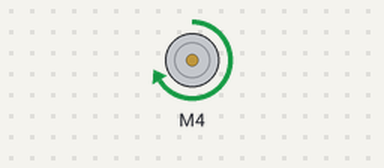
Recording of a sketch running on a simulated Arduino Uno, built with avr-gcc and run on an emulated ATmega328P. Parts: DC motor (green arrow = forward, orange = backward, longer = faster). What the sketch prints to the serial monitor is not drawn.

Above: at 0.05 s.
At 0.7 s:
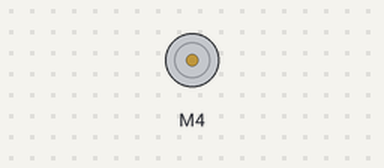
At 2.55 s:
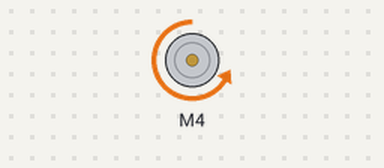
Timing chart, 0 to 3.0 s (numbered marks = the images above):
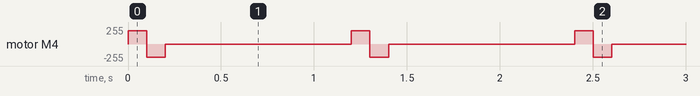

Measured:
- by itself, motor M4: repeats every 1.2 s: backward 200/255 0.10 s, stopped 1.0 s, forward 200/255 0.10 s

The sketch:

run_dc_motors.ino
```cpp
// (licence header left out)
#include <Adafruit_MotorShield.h>
Adafruit_MotorShield AFMS = Adafruit_MotorShield();
Adafruit_DCMotor *motor = AFMS.getMotor(4);
int motorSpeed = 200;

void setup() {
  Serial.begin(9600);           // set up Serial library at 9600 bps
  Serial.println("Motor test!");
  AFMS.begin();

  // turn on motor
  motor->setSpeed(200);

  motor->run(RELEASE);
}

void loop() {
  Serial.print("tick");

  motor->run(FORWARD);
  motor->setSpeed(motorSpeed);
  delay(100);

  Serial.print("tock");

  motor->run(BACKWARD);
  motor->setSpeed(motorSpeed);
  delay(100);


  Serial.print("tech");
  motor->run(RELEASE);
  delay(1000);
}
```
